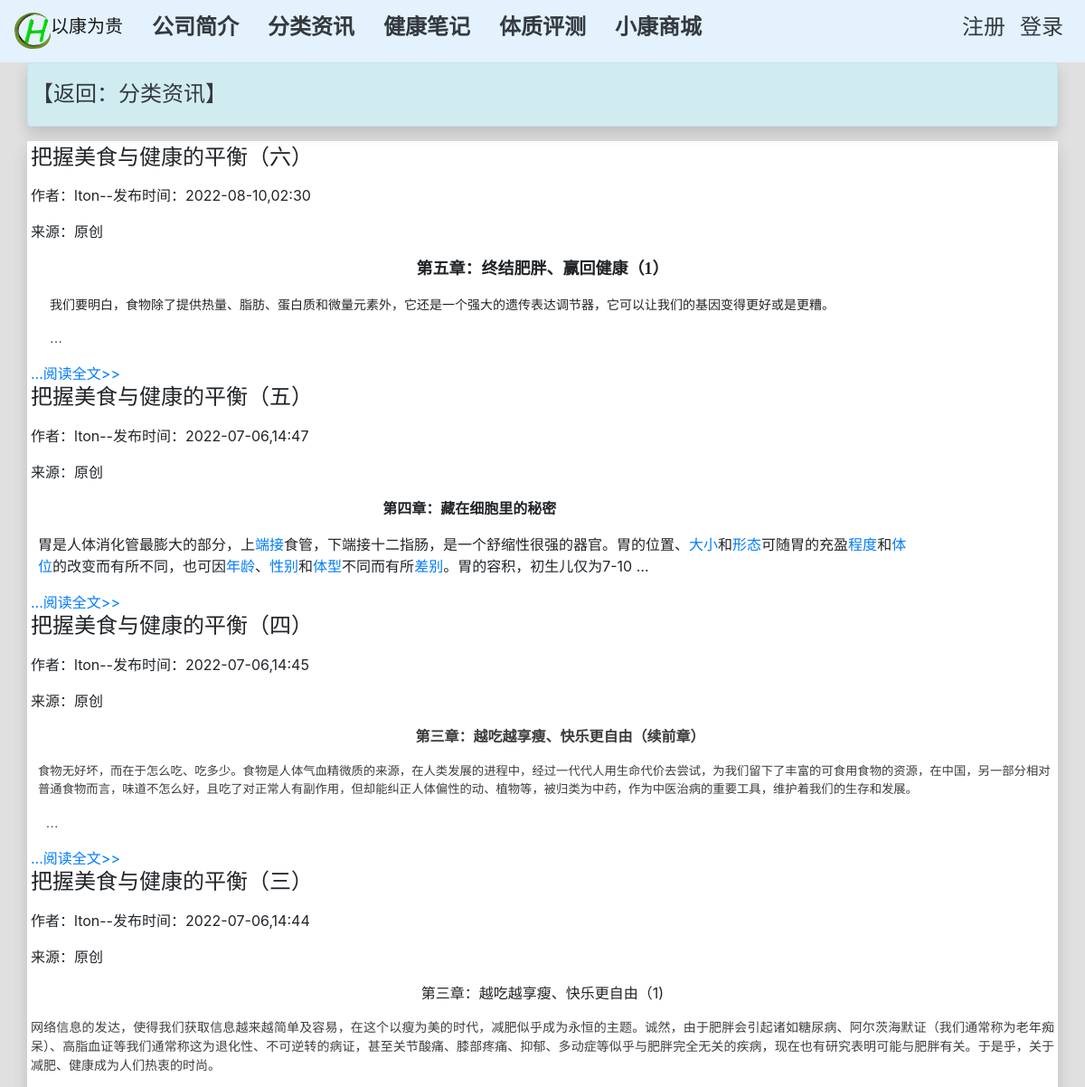
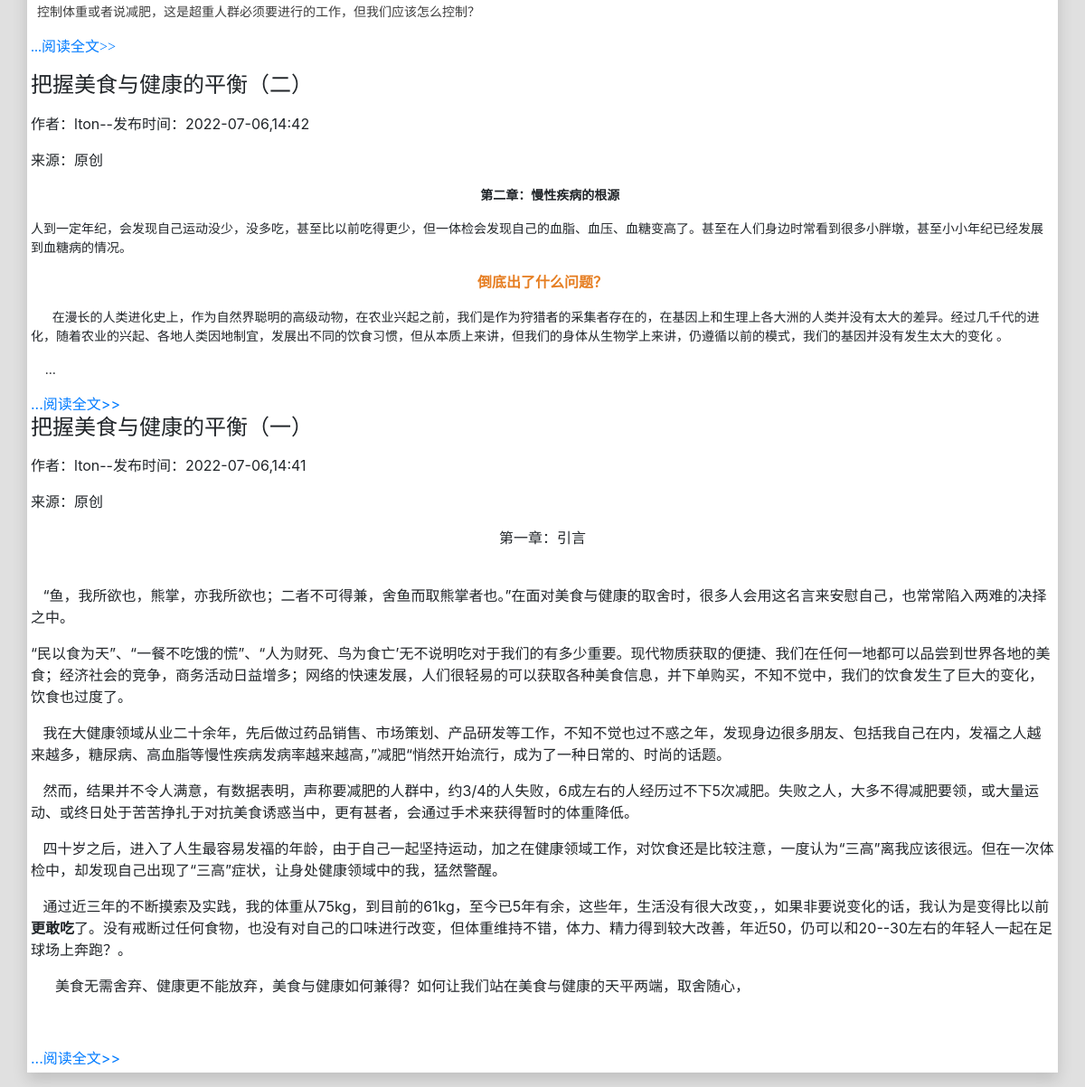
/分类资讯/1/, run on the app's committed database (2 pictures, top to bottom).
### company/models.py (models this page shows, shortened)
class Xinw(models.Model):#子表
    topic=models.ForeignKey(Topic,on_delete=models.CASCADE,verbose_name='主题')
    caption=models.TextField(max_length=200,verbose_name='资讯标题')
    author=models.ForeignKey(User, on_delete=models.CASCADE,verbose_name='作者')
    date_added = models.DateTimeField(auto_now_add=True,verbose_name='日期')
    origin=models.CharField(max_length=100,blank=True,null=True,verbose_name='来源')
    content=RichTextUploadingField(verbose_name='资讯内容')
    class Meta:
        verbose_name='资讯'
        verbose_name_plural='所有资讯'

### company/views.py (called while the page is built)
def topic(request,topic_id):
    topic=Topic.objects.get(id=topic_id)
    xinws=topic.xinw_set.all().order_by('-date_added')
    context={'topic':topic,'xinws':xinws}
    return render(request,'company/topic.html',context)

### company/templates/company/topic.html
{% extends "company/base.html" %}
{% block content %}
    <div class="container shadow p-1 mb-3 alert alert-info">
        <p><h4><a class="text-dark" href="{% url 'company:分类资讯' %}" role="alert">【返回：分类资讯】</a></h4></p>
    </div>
        <div class="container shadow p-1 mb-3" style="background-color: #FFFFFF;">
        {% for xinw in xinws %}
            <h4><p> {{xinw.caption}} </p></h4>
                <p>作者：{{xinw.author}}--发布时间：{{xinw.date_added|date:'Y-m-d,H:i'}}</p>
                <p>来源：{{xinw.origin}}</p>
                <p class="text-center">{{ xinw.content|safe|truncatewords:20 }}</p><a href="{% url 'company:datil' xinw.id %}"   class="readmore">...阅读全文&gt;&gt;</a>
        {% endfor %}
  </div>
{% endblock content %}

### company/templates/company/base.html (style rules this page uses)
body { background-color:#E0E0E0 ; }
h4 { font-family: KaiTi,STLiti,LiSu,cursive； }

### data on the page
Xinw: caption "把握美食与健康的平衡（六）", author "lton", date_added "2022-08-10,02:30", origin "原创", content "第五章：终结肥胖、赢回健康（1） 我们要明白，食物除了提供热量、脂肪、蛋白质和微量元素外，它还是一个强大的遗传表达调节器，它可以让我们的基因变得更好或是更糟。 …"
Xinw: caption "把握美食与健康的平衡（五）", author "lton", date_added "2022-07-06,14:47", origin "原创", content "第四章：藏在细胞里的秘密 胃是人体消化管最膨大的部分，上 端接 食管，下端接十二指肠，是一个舒缩性很强的器官。胃的位置、 大小 和 形态 可随胃的充盈 程度 和 体位 的改变而有所不同，也可因 年龄 、 性别 和 体型 不同而有所 差别 。胃的容积，初生儿仅为7-10 …"
Xinw: caption "把握美食与健康的平衡（四）", author "lton", date_added "2022-07-06,14:45", origin "原创", content "第三章：越吃越享瘦、快乐更自由（续前章） 食物无好坏，而在于怎么吃、吃多少。食物是人体气血精微质的来源，在人类发展的进程中，经过一代代人用生命代价去尝试，为我们留下了丰富的可食用食物的资源，在中国，另一部分相对普通食物而言，味道不怎么好，且吃了对正常人有副作用，但却能纠正人体偏性的动、植物等，被归类为中药，作为中医治病的重要工具，维护着我们的生存和发展。 …"
Xinw: caption "把握美食与健康的平衡（三）", author "lton", date_added "2022-07-06,14:44", origin "原创", content "第三章：越吃越享瘦、快乐更自由（1) 网络信息的发达，使得我们获取信息越来越简单及容易，在这个以瘦为美的时代，减肥似乎成为永恒的主题。诚然，由于肥胖会引起诸如糖尿病、阿尔茨海默证（我们通常称为老年痴呆）、高脂血证等我们通常称这为退化性、不可逆转的病证，甚至关节酸痛、膝部疼痛、抑郁、多动症等似乎与肥胖完全无关的疾病，现在也有研究表明可能与肥胖有关。于是乎，关于减肥、健康成为人们热衷的时尚。 控制体重或者说减肥，这是超重人群必须要进行的工作，但我们应该怎么控制？"
Xinw: caption "把握美食与健康的平衡（二）", author "lton", date_added "2022-07-06,14:42", origin "原创", content "第二章：慢性疾病的根源 人到一定年纪，会发现自己运动没少，没多吃，甚至比以前吃得更少，但一体检会发现自己的血脂、血压、血糖变高了。甚至在人们身边时常看到很多小胖墩，甚至小小年纪已经发展到血糖病的情况。 倒底出了什么问题？ 在漫长的人类进化史上，作为自然界聪明的高级动物，在农业兴起之前，我们是作为狩猎者的采集者存在的，在基因上和生理上各大洲的人类并没有太大的差异。经过几千代的进化，随着农业的兴起、各地人类因地制宜，发展出不同的饮食习惯，但从本质上来讲，但我们的身体从生物学上来讲，仍遵循以前的模式，我们的基因并没有发生太大的变化 。 …"
Xinw: caption "把握美食与健康的平衡（一）", author "lton", date_added "2022-07-06,14:41", origin "原创", content "第一章：引言 “鱼，我所欲也，熊掌，亦我所欲也；二者不可得兼，舍鱼而取熊掌者也。”在面对美食与健康的取舍时，很多人会用这名言来安慰自己，也常常陷入两难的决择之中。 “民以食为天”、“一餐不吃饿的慌”、“人为财死、鸟为食亡’无不说明吃对于我们的有多少重要。现代物质获取的便捷、我们在任何一地都可以品尝到世界各地的美食；经济社会的竞争，商务活动日益增多；网络的快速发展，人们很轻易的可以获取各种美食信息，并下单购买，不知不觉中，我们的饮食发生了巨大的变化，饮食也过度了。 我在大健康领域从业二十余年，先后做过药品销售、市场策划、产品研发等工作，不知不觉也过不惑之年，发现身边很多朋友、包括我自己在内，发福之人越来越多，糖尿病、高血脂等慢性疾病发病率越来越高，”减肥“悄然开始流行，成为了一种日常的、时尚的话题。 然而，结果并不令人满意，有数据表明，声称要减肥的人群中，约3/4的人失败，6成左右的人经历过不下5次减肥。失败之人，大多不得减肥要领，或大量运动、或终日处于苦苦挣扎于对抗美食诱惑当中，更有甚者，会通过手术来获得暂时的体重降低。 四十岁之后，进入了人生最容易发福的年龄，由于自己一起坚持运动，加之在健康领域工作，对饮食还是比较注意，一度认为“三高”离我应该很远。但在一次体检中，却发现自己出现了“三高”症状，让身处健康领域中的我，猛然警醒。 通过近三年的不断摸索及实践，我的体重从75kg，到目前的61kg，至今已5年有余，这些年，生活没有很大改变，，如果非要说变化的话，我认为是变得比以前 更敢吃…"
